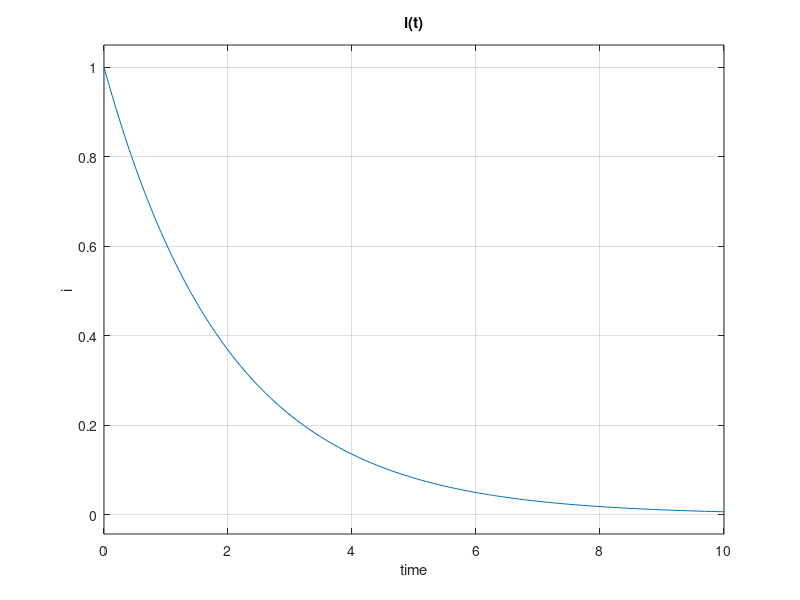

This chart was generated by the following MATLAB code:
a=[2];
b=[2 1];
sys=tf(a,b);
t=0:0.1:10;
subplot(211)
step(sys,t);
ylabel('i')
xlabel('time')
title('i(t)')
subplot(212);
impulse(sys,t)
ylabel('i')
xlabel('time')
title('i(t)')
